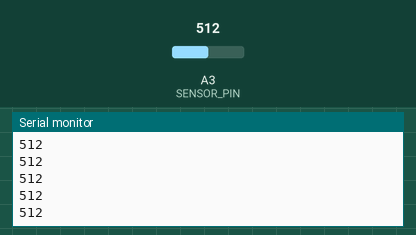
Simulated run of this sketch. Board: Arduino Uno, built with avr-gcc and run on an emulated ATmega328P. On the bench: the last lines printed to the serial monitor. The test bench sets the inputs (shaded band); at power-on: A3 (SENSOR_PIN) = 512.

Above: at 1.2 s.
1.3 s: A3 (SENSOR_PIN) set to 716
At 2.3 s:
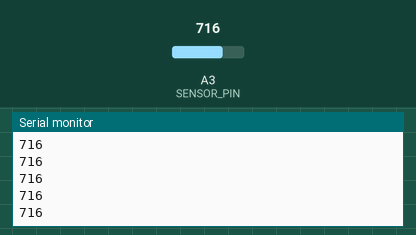
2.8 s: A3 (SENSOR_PIN) set to 900
At 3.3 s:
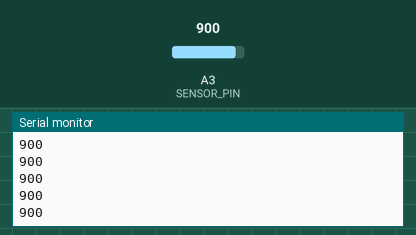
Timing chart, 0 to 5.8 s (numbered marks = the images above; inputs shaded):
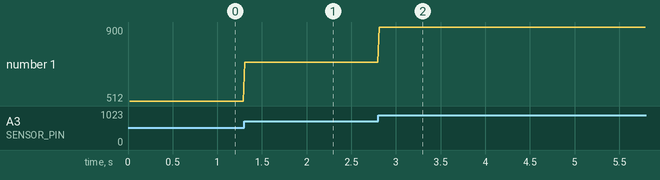

The sketch:

sketch_apr07a_photo_calibration.ino
```cpp
/**************************************************************************
 * Name: sketch_apr07a_photo_calibration.ino
 * Author(s): Quan Do, Luck Horgan, Matin Raayai Ardakani
 * Arduino code for measuring the raw values coming from the phototransistor
 * when put in front of a black screen (FRAME_OFF_VAL) and a white screen
 * (FRAME_OFF_VAL).
 ***************************************************************************/
//Const values:
const long BAUD = 115200; //Baud rate for serial communication
const long SAMPLE_FREQ = 60; //Frequency of sampling and detecting frames in Hz.
const int SENSOR_PIN = A3; //Pin number of the phototransistor on the Arduino board.
//Calculated and Global variables:
const long INTERVAL_PT = 1000000 / SAMPLE_FREQ;
unsigned long prevMicrosPT = 0;

void setup() {
  Serial.begin(BAUD);
}

void loop() {
  unsigned long currentMicrosPT = micros();
  if(currentMicrosPT - prevMicrosPT >= INTERVAL_PT) {
    Serial.println(analogRead(SENSOR_PIN));
    prevMicrosPT = currentMicrosPT;
  }
}
```

Measured:
- after the input at 1.3 s, the serial monitor: prints a new line at once (image 1)
- after the input at 2.8 s, the serial monitor: prints a new line at once (image 2)
- plotted number 1: 512 → 716 after the input at 1.3 s, 716 → 900 after the input at 2.8 s
